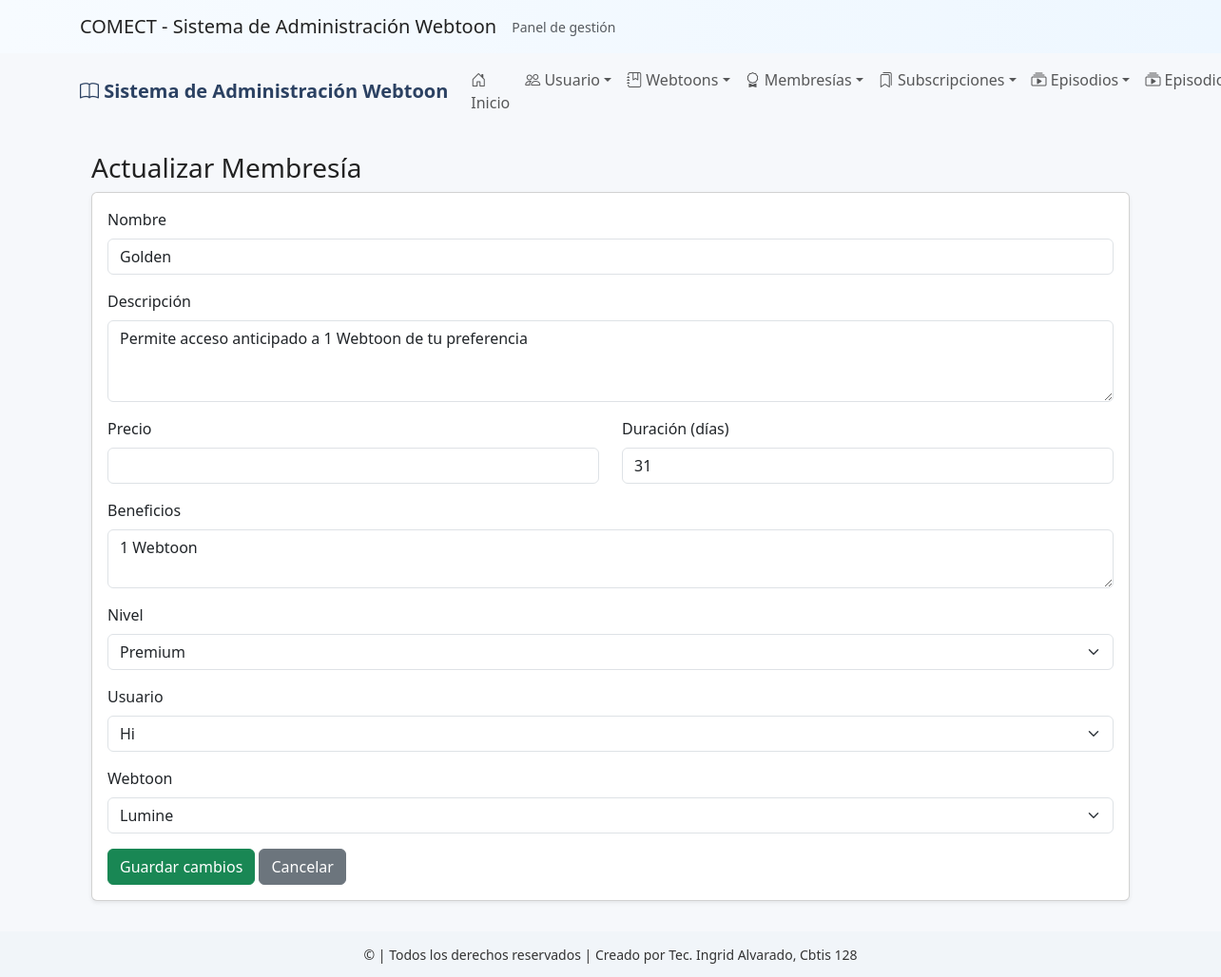
The app's page /actualizar_membresia/1/ with its own data.
### app_Webtoon/models.py (models this page shows, shortened)
class Membresia(models.Model):
    nombre = models.CharField(max_length=50)
    descripcion = models.TextField()
    precio = models.DecimalField(max_digits=6, decimal_places=2)
    duracion_dias = models.IntegerField()
    beneficios = models.TextField()
    nivel = models.CharField(max_length=20, choices=[
        ('Basico', 'Basico'),
        ('Premium', 'Premium'),
        ('VIP', 'VIP')
    ], default='Basico')
    usuario = models.ForeignKey(Usuario, on_delete=models.CASCADE)
    webtoon = models.ForeignKey(Webtoon, on_delete=models.CASCADE)

class Usuario(models.Model):
    nombre_usuario = models.CharField(max_length=50)
    email = models.EmailField(unique=True)
    contraseña = models.CharField(max_length=128)
    fecha_registro = models.DateTimeField(auto_now_add=True)
    avatar = models.CharField(max_length=255, null=True, blank=True)
    biografia = models.TextField(blank=True, null=True)
    tipo_usuario = models.CharField(
        max_length=20,
        choices=[
            ('Lector', 'Lector'),
            ('Autor', 'Autor'),
            ('Admin', 'Admin')
        ],
        default='Lector'
    )

class Webtoon(models.Model):
    titulo = models.CharField(max_length=100)
    descripcion = models.TextField()
    genero = models.CharField(max_length=50)
    fecha_publicacion = models.DateField()
    portada = models.CharField(max_length=255, blank=True, null=True)
    estado = models.CharField(max_length=20, choices=[
        ('En curso', 'En curso'),
        ('Finalizado', 'Finalizado'),
        ('Hiato', 'Hiato')
    ], default='En curso')
    autor = models.ForeignKey(Usuario, on_delete=models.CASCADE, related_name='webtoons')

### app_Webtoon/views.py (the view)
# urls.py: path('actualizar_membresia/<int:membresia_id>/', views.actualizar_membresia, name='actualizar_membresia'),
def actualizar_membresia(request, membresia_id):
    membresia = get_object_or_404(Membresia, id=membresia_id)
    usuarios = Usuario.objects.all()
    webtoons = Webtoon.objects.all()
    return render(request, 'membresia/actualizar_membresia.html', {
        'membresia': membresia,
        'usuarios': usuarios,
        'webtoons': webtoons
    })

### app_Webtoon/templates/membresia/actualizar_membresia.html (shortened to what this page needs)
{% extends 'base.html' %}
{% block content %}
<div class="container mt-4">
  <h3>Actualizar Membresía</h3>
  <div class="card p-3 shadow-sm">
    <form method="post" action="{% url 'app_Webtoon:realizar_actualizacion_membresia' membresia.id %}">
      <div class="mb-3">
        <label class="form-label">Nombre</label>
        <input class="form-control" name="nombre" value="{{ membresia.nombre }}">
      </div>
      <div class="mb-3">
        <label class="form-label">Descripción</label>
        <textarea class="form-control" name="descripcion" rows="3">{{ membresia.descripcion }}</textarea>
      </div>
      <div class="row mb-3">
        <div class="col">
          <label class="form-label">Precio</label>
          <input class="form-control" name="precio" type="number" step="0.01" value="{{ membresia.precio }}">
        </div>
        <div class="col">
          <label class="form-label">Duración (días)</label>
          <input class="form-control" name="duracion_dias" type="number" value="{{ membresia.duracion_dias }}">
        </div>
      </div>
      <div class="mb-3">
        <label class="form-label">Beneficios</label>
        <textarea class="form-control" name="beneficios" rows="2">{{ membresia.beneficios }}</textarea>
      </div>
      <div class="mb-3">
        <label class="form-label">Nivel</label>
        <select class="form-select" name="nivel">
          <option value="Premium" {% if membresia.nivel == 'Premium' %}selected{% endif %}>Premium</option>
        </select>
      </div>
      <div class="mb-3">
        <label class="form-label">Usuario</label>
        <select class="form-select" name="usuario">
          {% for u in usuarios %}
            <option value="{{u.id}}" {% if membresia.usuario.id == u.id %}selected{% endif %}>{{u.nombre_usuario}}</option>
          {% endfor %}
        </select>
      </div>
      <div class="mb-3">
        <label class="form-label">Webtoon</label>
        <select class="form-select" name="webtoon">
          {% for w in webtoons %}
            <option value="{{w.id}}" {% if membresia.webtoon.id == w.id %}selected{% endif %}>{{w.titulo}}</option>
          {% endfor %}
        </select>
      </div>
      <button class="btn btn-success">Guardar cambios</button>
      <a class="btn btn-secondary" href="{% url 'app_Webtoon:ver_membresia' %}">Cancelar</a>
    </form>
  </div>
</div>
{% endblock %}

### app_Webtoon/templates/base.html (style rules this page uses)
:root { --bg-soft:#f6f8fb; --card:#ffffff; --accent:#7aa7d9; --muted:#6b7280; }
body { background: var(--bg-soft); color: #222; }

### records on screen
Membresia: nombre "Golden", descripcion "Permite acceso anticipado a 1 Webtoon de tu preferencia", duracion_dias "31", beneficios "1 Webtoon", nivel "Premium", usuario "Hi", webtoon "Lumine"
